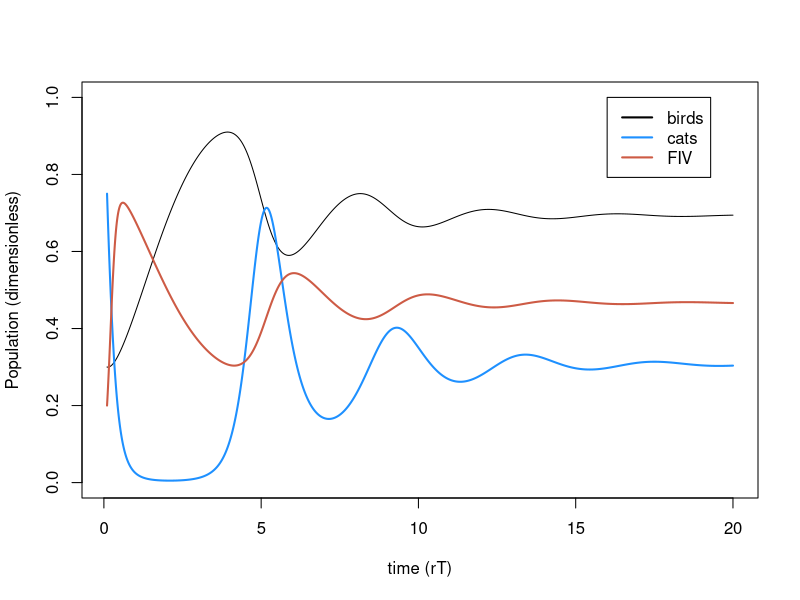
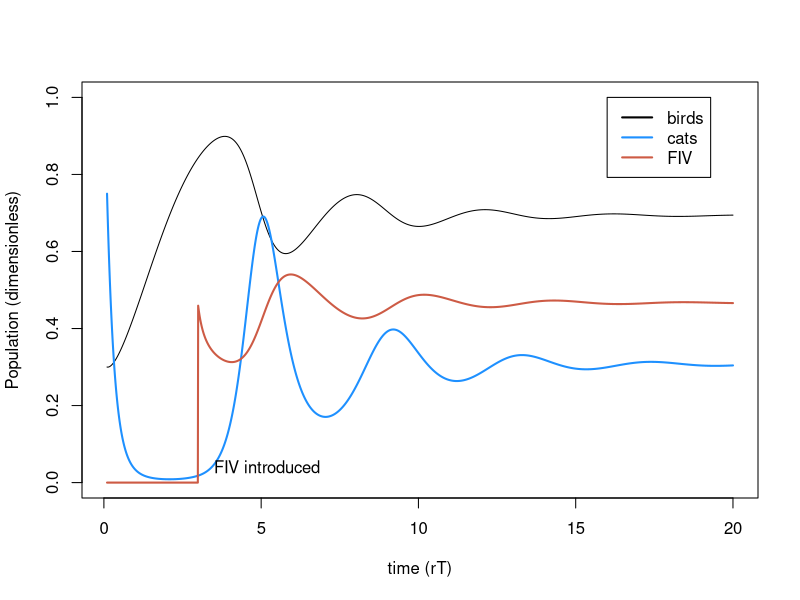
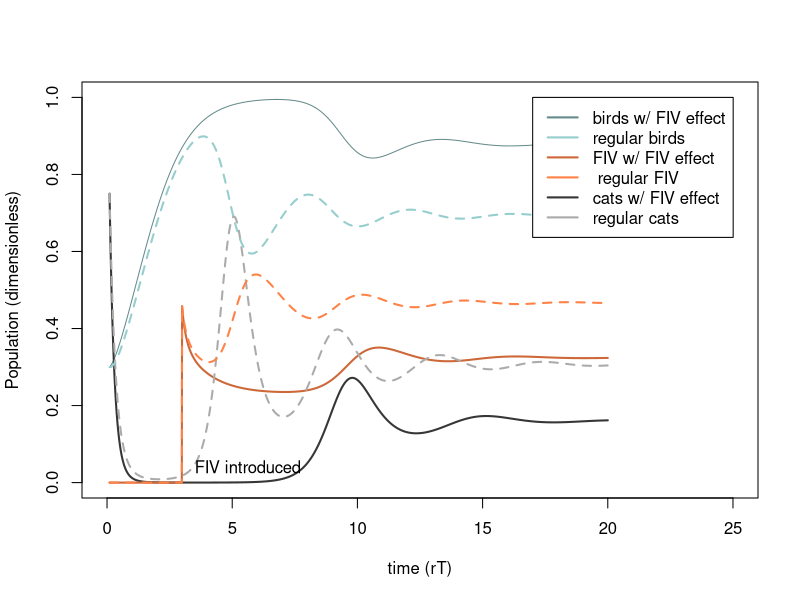
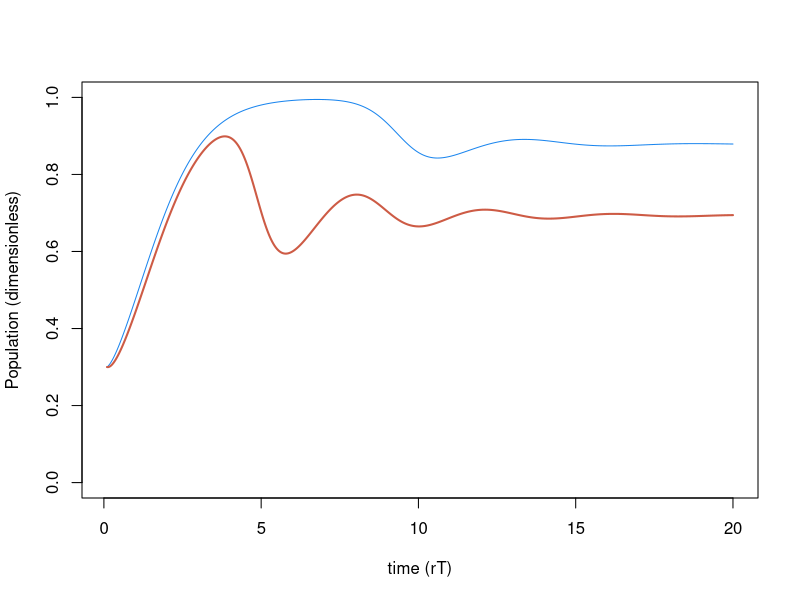
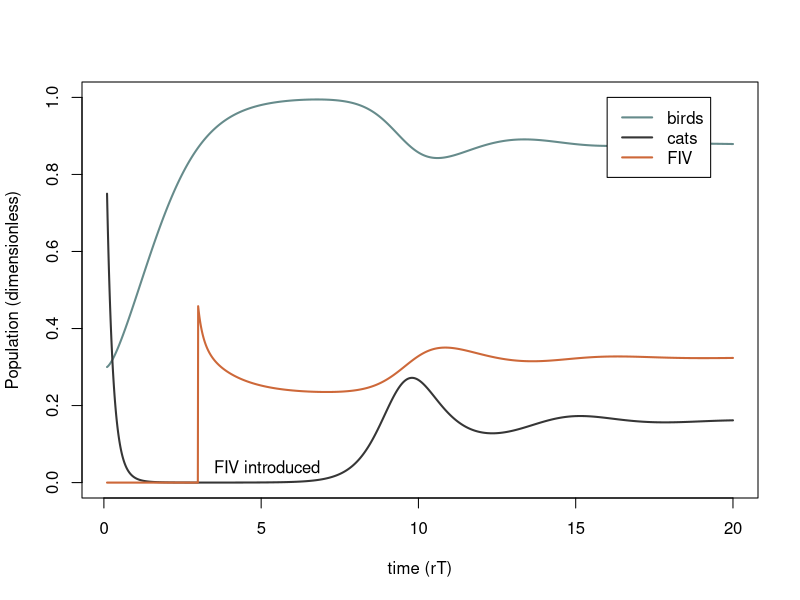
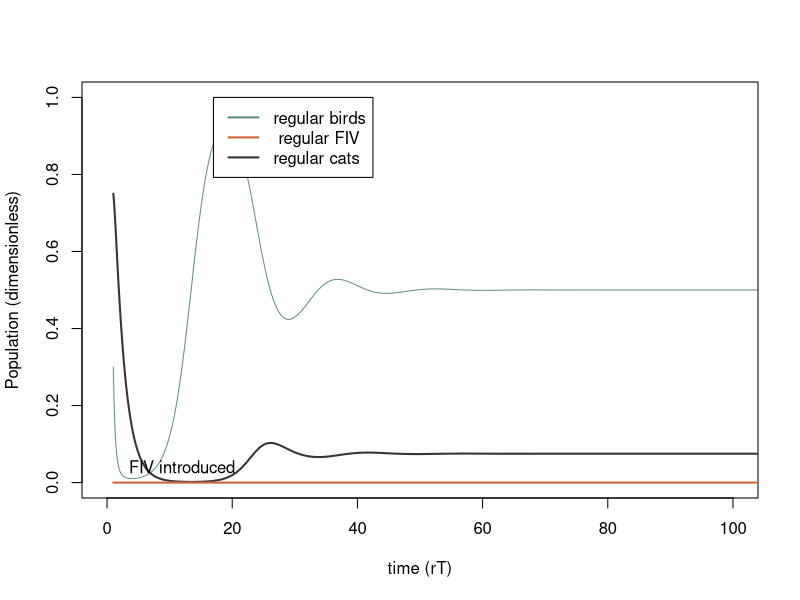
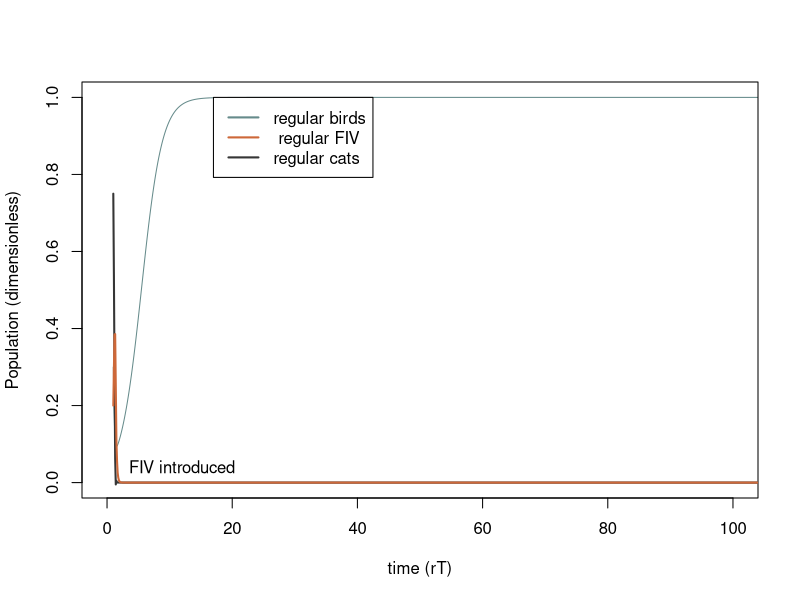

Source code (R) for these figures, in order:
## ---- chunk 1
##Variables
#N.v <- NaN    ## population size for victims (birds)
#N.p <- NaN    ## population size for predators (cats)
t.time.set <- seq(1, 200, length.out= 2000) ## time

##Parameter values##
#K <- NaN            # carrying capacity               (will be estimated from dimensionless parameters)
#u <- NaN            # predation rate                  (will be estimated from dimensionless parameters)
#beta.ma <- NaN      # contact rate for mass action    (will be estimated from dimensionless parameters)    

r.v <- 0.1          # per capita growth rate of birds in the model
a <- 0.03           # trophic conversion efficiency of cats
d.p <- 0.6          # natural per capita death rate of cats
beta.pm <- 1.5      # contact rate for proportionate mixing
delta <- 0.2        # virulence

#core equations
#B <- N.v/K
B.set <-seq(0, 1, length.out=20000)
#C <- N.p*u/r.v
t.set <- r.v*t.time.set

#dimensionless parameters
sigma.pm <- beta.pm/r.v
#sigma.pm.set <- seq(0,25, length.out = 20000)
#sigma.ma <- beta.ma * C/u 
#sigma.ma.set<- seq(0, 250, length.out = 20000)

#e <- alpha*u*K/r.v
e <- 10
#e.set <- seq(0, 25, length.out = 20000)
m <- d.p/r.v
alpha <- delta/r.v

## ---- chunk 2
B.simu1 <- NaN*t.set 
  B.simu1[1] <- .3
C.simu1 <- NaN*t.set
  C.simu1[1] <- .75
I.simu1 <- NaN*t.set
 I.simu1[1] <- 0.2

#for PM
for(i in 2:length(t.set)){
  
  dt <- t.set[i]-t.set[i-1]
  B <- B.simu1[i-1]
  C <- C.simu1[i-1]
  I <- I.simu1[i-1]
  
  dB <- (B*(1-B) -B*C) *dt
  dC <- (e*B*C - m*C - alpha*C*I)*dt
  dI <- (((sigma.pm - alpha)* (1-I) - e*B)*I) *dt
  
  B.simu1[i] <- B + dB
  C.simu1[i] <- C + dC
  I.simu1[i] <- I + dI
}

  
plot(t.set, B.simu1, type= "l", ylim= c(0, 1), ylab="Population (dimensionless)", xlab="time (rT)")  
lines(t.set,C.simu1,lwd=2,col='dodgerblue')
lines(t.set, I.simu1, lwd = 2, col= "coral3")
legend(x=16,y=1, col = c("black","dodgerblue","coral3"), lty=1,lwd=2,legend = c("birds", "cats", "FIV"))

## ---- chunk 3
B.simu2 <- NaN*t.set 
  B.simu2[1] <- .3
C.simu2 <- NaN*t.set
  C.simu2[1] <- .75
I.simu2 <- NaN*t.set
# I.simu2[1] <- 0
## ---- chunk 4
#for PM
for(i in 2:length(t.set)){
  
  	if(t.set[i] < 3){I.simu2[i-1] <- 0 } else { 
  	  if(t.set[i] == 3) {I.simu2[i-1] <- 0.2} else { I<- I.simu2[i-1]}}
	
  dt <- t.set[i]-t.set[i-1]
  B <- B.simu2[i-1]
  C <- C.simu2[i-1]
  #I.simu2[i-1]
  
  dB <- (B*(1-B) -B*C) *dt
  dC <- (e*B*C - m*C - alpha*C*I)*dt
  dI <- (((sigma.pm - alpha)* (1-I) - e*B)*I) *dt
  
  B.simu2[i] <- B + dB
  C.simu2[i] <- C + dC
  I.simu2[i] <- I + dI
}

plot(t.set, B.simu2, type= "l", ylim= c(0, 1), ylab="Population (dimensionless)", xlab="time (rT)")  
lines(t.set,C.simu2,lwd=2,col='dodgerblue')
lines(t.set, I.simu2, lwd = 2, col= "coral3")
legend(x=16,y=1, col = c("black","dodgerblue","coral3"), lty=1,lwd=2,legend = c("birds", "cats", "FIV"))
text(x=3.5, y=0.04, adj=0, label="FIV introduced")
## ---- chunk 5
l <- 0.25 #percent activity of sick cats (lathargy)
#for PM
B.simu3 <- NaN*t.set 
  B.simu3[1] <- .3
C.simu3 <- NaN*t.set
  C.simu3[1] <- .75
I.simu3 <- NaN*t.set
#I.simu3[1] <- 0

for(i in 2:length(t.set)){
  
  	if(t.set[i] < 3){I.simu3[i-1] <- 0 } else { 
  	  if(t.set[i] == 3) {I.simu3[i-1] <- 0.2} else { I<- I.simu3[i-1]}}
	
  dt <- t.set[i]-t.set[i-1]
  B <- B.simu3[i-1]
  C <- C.simu3[i-1]
  #I.simu3[i-1]
  
  dB <- (B*(1-B) -B*C*(1-I) - l*B*I*C ) *dt
  dC <- (e*(B*C*(1-I) + l*B*I*C) - m*C - alpha*C*I)*dt
  dI <- (((sigma.pm - alpha)* (1-I) - e*B)*I) *dt
  
  B.simu3[i] <- B + dB
  C.simu3[i] <- C + dC
  I.simu3[i] <- I + dI
}

plot(t.set, B.simu3, type= "l", ylim= c(0, 1), xlim=c(0, 25), ylab="Population (dimensionless)", xlab="time (rT)", col='paleturquoise4')  
lines(t.set,C.simu3,lwd=2,col='gray21')
lines(t.set, I.simu3, lwd = 2, col= "sienna3")
lines(t.set,C.simu2,lwd=2, lty= 2, col='gray67')
lines(t.set, I.simu2, lwd = 2,lty= 2, col= "sienna1")
lines(t.set,B.simu2,lwd=2,lty= 2, col='paleturquoise3')

legend(x=17,y=1, col = c("paleturquoise4","paleturquoise3","sienna3", "sienna1", "gray21", "gray67"), lty=1,lwd=2,legend = c("birds w/ FIV effect", "regular birds", "FIV w/ FIV effect", " regular FIV", "cats w/ FIV effect", "regular cats"))
text(x=3.5, y=0.04, adj=0, label="FIV introduced")




plot(t.set, B.simu3,type= "l", ylim= c(0, 1), ylab="Population (dimensionless)", xlab="time (rT)", col= 'Dodgerblue2')
lines(t.set, B.simu2, lwd=2, col= 'coral3')



plot(t.set, B.simu3, type= "l", ylim= c(0, 1), lwd=2, ylab="Population (dimensionless)", xlab="time (rT)", col='paleturquoise4')  
lines(t.set,C.simu3,lwd=2,col='gray21')
lines(t.set, I.simu3, lwd = 2, col= "sienna3")

legend(x=16,y=1, col = c("paleturquoise4","gray21","sienna3"), lty=1,lwd=2,legend = c("birds", "cats", "FIV"))
text(x=3.5, y=0.04, adj=0, label="FIV introduced")

## ---- chunk 6

mu <- 4 #not given
a <- 0.3 #trophic conversion
d <- 0.6 #per capita death
beta.pm <- 13 #pm contact rate
gamma <- 4.8 # virulence
K<- 1
r<- 0.6

l <- 0.25 #percent activity of sick cats (lathargy)
#for PM
N.simu4 <- NaN*t.time.set 
  N.simu4[1] <- .3
S.simu4 <- NaN*t.time.set
  S.simu4[1] <- .75
I.simu4 <- NaN*t.time.set
  I.simu4[1] <- .0

for(i in 2:length(t.time.set)){
  
  #	if(t.set[i] < 3){I.simu4[i-1] <- 0 } else { 
  	#  if(t.set[i] == 3) {I.simu4[i-1] <- 0.2} else { I<- I.simu4[i-1]}}
	
  dt <- t.time.set[i]-t.time.set[i-1]
  N <- N.simu4[i-1]
  S <- S.simu4[i-1]
  I <- I.simu4[i-1]
  P <- S + I
  
  dN <- (r*N*(1-N/K)-mu*N*P) * dt
  dS <- ((a*mu*N*P)-(d*S) - (beta.pm*(S*I/P))) * dt
  dI <- (beta.pm* (S*I/P) - d*I -gamma*I) * dt
  
  N.simu4[i] <- N + dN
  S.simu4[i] <- S + dS
  I.simu4[i] <- I + dI
 }

plot(t.time.set, N.simu4, type= "l", ylim= c(0, 1), xlim=c(0, 100), ylab="Population (dimensionless)", xlab="time (rT)", col='paleturquoise4')  
lines(t.time.set,S.simu4,lwd=2,col='gray21')
lines(t.time.set, I.simu4, lwd = 2, col= "sienna3")


legend(x=17,y=1, col = c("paleturquoise4","sienna3", "gray21" ), lty=1,lwd=2,legend = c( "regular birds",  " regular FIV", "regular cats"))
text(x=3.5, y=0.04, adj=0, label="FIV introduced")





## ---- chunk 7
#trying to do the delayed introduction of FIV


mu <- 4 #not given
a <- 0.3 #trophic conversion
d <- 0.6 #per capita death
beta.pm <- 13 #pm contact rate
gamma <- 4.8 # virulence
K<- 1
r<- 0.6

l <- 0.8 #percent activity of sick cats (lathargy)
#for PM
N.simu5 <- NaN*t.time.set 
  N.simu5[1] <- .3
S.simu5 <- NaN*t.time.set
  S.simu5[1] <- .75
I.simu5 <- NaN*t.time.set
 I.simu5[1] <- .2

for(i in 2:length(t.time.set)){
  
 # if(t.time.set[i] < 3){I.simu5[i-1] <- 0 } else { 
  #	if(t.time.set[i] == 3) {I.simu5[i-1] <- 0.3} else { I<- I.simu5[i-1]}}
	
  dt <- t.time.set[i]-t.time.set[i-1]
  N <- N.simu5[i-1]
  S <- S.simu5[i-1]
  I <- I.simu5[i-1]
  P <- S + I
  
  dN <- (r*N*(1-N/K)-mu*N*P) * dt
  dS <- ((a*mu*N*P)-(d*S) - (beta.pm*(S*I/P))) * dt
  dI <- (beta.pm* (S*I/P) - d*I -gamma*I) * dt
  
  N.simu5[i] <- N + dN
  S.simu5[i] <- S + dS
  I.simu5[i] <- I + dI
 }

plot(t.time.set, N.simu5, type= "l", ylim= c(0, 1), xlim=c(0, 100), ylab="Population (dimensionless)", xlab="time (rT)", col='paleturquoise4')  
lines(t.time.set,S.simu5,lwd=2,col='gray21')
lines(t.time.set, I.simu5, lwd = 2, col= "sienna3")


legend(x=17,y=1, col = c("paleturquoise4","sienna3", "gray21" ), lty=1,lwd=2,legend = c( "regular birds",  " regular FIV", "regular cats"))
text(x=3.5, y=0.04, adj=0, label="FIV introduced")
